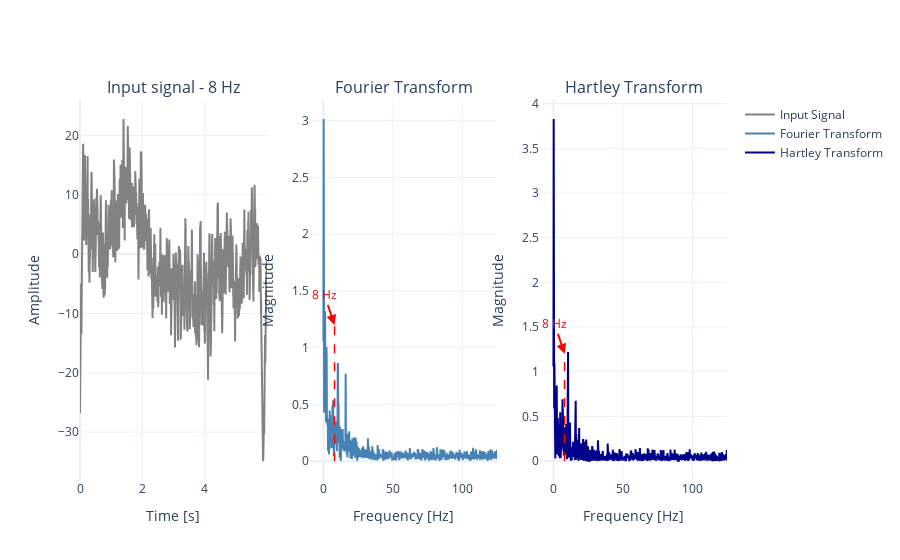
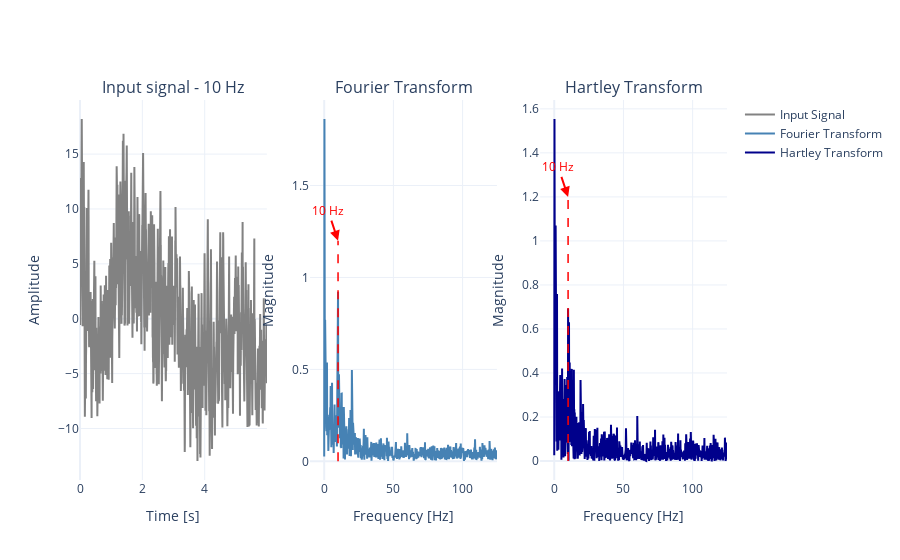
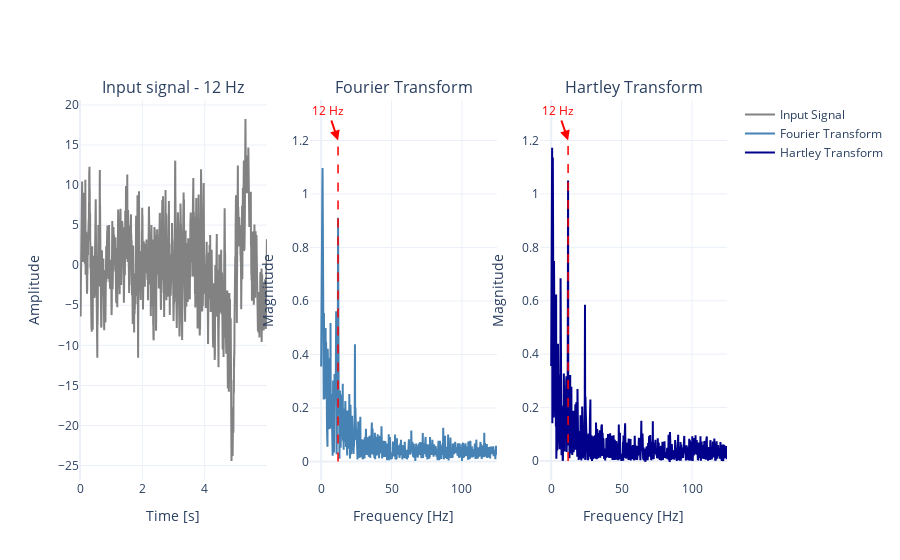
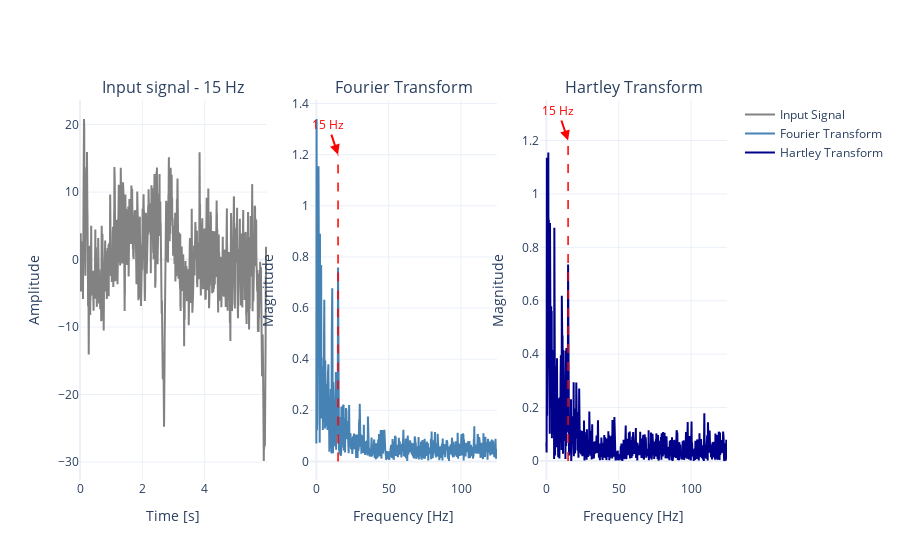

Notebook source saved alongside these figures, in order:
### Markdown cell above
#### Plotting the signal and its Fourier and Hartley Transforms after CAR

### Code cell
s = [signals8, signals10, signals12, signals15]
sf = [8, 10, 12, 15]

for idx, signal in enumerate(s):
    hartley_fourier(signal=np.reshape(signal, (signal.shape[2])), stimulus_frequency=sf[idx], sampling_frequency=250)

### Figure 1 — Plotly figure (JSON) as saved in the notebook; plotly's stock layout.template omitted (floating-point values rounded to 4 significant figures; data arrays with more than 128 entries replaced by an {"elided": "..."} marker saying what was removed)
{"data": [{"line": {"color": "rgb(130, 130, 130)"}, "mode": "lines", "name": "Input Signal", "type": "scatter", "x": {"elided": "1500 float values"}, "xaxis": "x", "y": {"elided": "1500 float values"}, "yaxis": "y"}, {"line": {"color": "rgb(70, 130, 180)"}, "mode": "lines", "name": "Fourier Transform", "type": "scatter", "x": {"elided": "1500 float values"}, "xaxis": "x2", "y": {"elided": "750 float values"}, "yaxis": "y2"}, {"line": {"color": "rgb(0, 0, 139)"}, "mode": "lines", "name": "Hartley Transform", "type": "scatter", "x": {"elided": "1500 float values"}, "xaxis": "x3", "y": {"elided": "750 float values"}, "yaxis": "y3"}], "layout": {"annotations": [{"font": {"size": 16}, "showarrow": false, "text": "Input signal - 8 Hz", "x": 0.1444, "xanchor": "center", "xref": "paper", "y": 1, "yanchor": "bottom", "yref": "paper"}, {"font": {"size": 16}, "showarrow": false, "text": "Fourier Transform", "x": 0.5, "xanchor": "center", "xref": "paper", "y": 1, "yanchor": "bottom", "yref": "paper"}, {"font": {"size": 16}, "showarrow": false, "text": "Hartley Transform", "x": 0.8556, "xanchor": "center", "xref": "paper", "y": 1, "yanchor": "bottom", "yref": "paper"}, {"arrowcolor": "red", "arrowhead": 2, "arrowsize": 1, "arrowwidth": 2, "font": {"color": "red", "size": 12}, "showarrow": true, "text": "8 Hz", "x": 8, "xref": "x2", "y": 1.2, "yref": "y2"}, {"arrowcolor": "red", "arrowhead": 2, "arrowsize": 1, "arrowwidth": 2, "font": {"color": "red", "size": 12}, "showarrow": true, "text": "8 Hz", "x": 8, "xref": "x3", "y": 1.2, "yref": "y3"}], "shapes": [{"line": {"color": "red", "dash": "dash", "width": 1.5}, "type": "line", "x0": 8, "x1": 8, "xref": "x2", "y0": 0, "y1": 1.2, "yref": "y2"}, {"line": {"color": "red", "dash": "dash", "width": 1.5}, "type": "line", "x0": 8, "x1": 8, "xref": "x3", "y0": 0, "y1": 1.2, "yref": "y3"}], "title": {"text": ""}, "xaxis": {"anchor": "y", "domain": [0, 0.2889], "title": {"text": "Time [s]"}}, "xaxis2": {"anchor": "y2", "domain": [0.3556, 0.6444], "title": {"text": "Frequency [Hz]"}}, "xaxis3": {"anchor": "y3", "domain": [0.7111, 1], "title": {"text": "Frequency [Hz]"}}, "yaxis": {"anchor": "x", "domain": [0, 1], "title": {"text": "Amplitude"}}, "yaxis2": {"anchor": "x2", "domain": [0, 1], "title": {"text": "Magnitude"}}, "yaxis3": {"anchor": "x3", "domain": [0, 1], "title": {"text": "Magnitude"}}}}

### Figure 2 — Plotly figure (JSON) as saved in the notebook; plotly's stock layout.template omitted (floating-point values rounded to 4 significant figures; data arrays with more than 128 entries replaced by an {"elided": "..."} marker saying what was removed)
{"data": [{"line": {"color": "rgb(130, 130, 130)"}, "mode": "lines", "name": "Input Signal", "type": "scatter", "x": {"elided": "1500 float values"}, "xaxis": "x", "y": {"elided": "1500 float values"}, "yaxis": "y"}, {"line": {"color": "rgb(70, 130, 180)"}, "mode": "lines", "name": "Fourier Transform", "type": "scatter", "x": {"elided": "1500 float values"}, "xaxis": "x2", "y": {"elided": "750 float values"}, "yaxis": "y2"}, {"line": {"color": "rgb(0, 0, 139)"}, "mode": "lines", "name": "Hartley Transform", "type": "scatter", "x": {"elided": "1500 float values"}, "xaxis": "x3", "y": {"elided": "750 float values"}, "yaxis": "y3"}], "layout": {"annotations": [{"font": {"size": 16}, "showarrow": false, "text": "Input signal - 10 Hz", "x": 0.1444, "xanchor": "center", "xref": "paper", "y": 1, "yanchor": "bottom", "yref": "paper"}, {"font": {"size": 16}, "showarrow": false, "text": "Fourier Transform", "x": 0.5, "xanchor": "center", "xref": "paper", "y": 1, "yanchor": "bottom", "yref": "paper"}, {"font": {"size": 16}, "showarrow": false, "text": "Hartley Transform", "x": 0.8556, "xanchor": "center", "xref": "paper", "y": 1, "yanchor": "bottom", "yref": "paper"}, {"arrowcolor": "red", "arrowhead": 2, "arrowsize": 1, "arrowwidth": 2, "font": {"color": "red", "size": 12}, "showarrow": true, "text": "10 Hz", "x": 10, "xref": "x2", "y": 1.2, "yref": "y2"}, {"arrowcolor": "red", "arrowhead": 2, "arrowsize": 1, "arrowwidth": 2, "font": {"color": "red", "size": 12}, "showarrow": true, "text": "10 Hz", "x": 10, "xref": "x3", "y": 1.2, "yref": "y3"}], "shapes": [{"line": {"color": "red", "dash": "dash", "width": 1.5}, "type": "line", "x0": 10, "x1": 10, "xref": "x2", "y0": 0, "y1": 1.2, "yref": "y2"}, {"line": {"color": "red", "dash": "dash", "width": 1.5}, "type": "line", "x0": 10, "x1": 10, "xref": "x3", "y0": 0, "y1": 1.2, "yref": "y3"}], "title": {"text": ""}, "xaxis": {"anchor": "y", "domain": [0, 0.2889], "title": {"text": "Time [s]"}}, "xaxis2": {"anchor": "y2", "domain": [0.3556, 0.6444], "title": {"text": "Frequency [Hz]"}}, "xaxis3": {"anchor": "y3", "domain": [0.7111, 1], "title": {"text": "Frequency [Hz]"}}, "yaxis": {"anchor": "x", "domain": [0, 1], "title": {"text": "Amplitude"}}, "yaxis2": {"anchor": "x2", "domain": [0, 1], "title": {"text": "Magnitude"}}, "yaxis3": {"anchor": "x3", "domain": [0, 1], "title": {"text": "Magnitude"}}}}

### Figure 3 — Plotly figure (JSON) as saved in the notebook; plotly's stock layout.template omitted (floating-point values rounded to 4 significant figures; data arrays with more than 128 entries replaced by an {"elided": "..."} marker saying what was removed)
{"data": [{"line": {"color": "rgb(130, 130, 130)"}, "mode": "lines", "name": "Input Signal", "type": "scatter", "x": {"elided": "1500 float values"}, "xaxis": "x", "y": {"elided": "1500 float values"}, "yaxis": "y"}, {"line": {"color": "rgb(70, 130, 180)"}, "mode": "lines", "name": "Fourier Transform", "type": "scatter", "x": {"elided": "1500 float values"}, "xaxis": "x2", "y": {"elided": "750 float values"}, "yaxis": "y2"}, {"line": {"color": "rgb(0, 0, 139)"}, "mode": "lines", "name": "Hartley Transform", "type": "scatter", "x": {"elided": "1500 float values"}, "xaxis": "x3", "y": {"elided": "750 float values"}, "yaxis": "y3"}], "layout": {"annotations": [{"font": {"size": 16}, "showarrow": false, "text": "Input signal - 12 Hz", "x": 0.1444, "xanchor": "center", "xref": "paper", "y": 1, "yanchor": "bottom", "yref": "paper"}, {"font": {"size": 16}, "showarrow": false, "text": "Fourier Transform", "x": 0.5, "xanchor": "center", "xref": "paper", "y": 1, "yanchor": "bottom", "yref": "paper"}, {"font": {"size": 16}, "showarrow": false, "text": "Hartley Transform", "x": 0.8556, "xanchor": "center", "xref": "paper", "y": 1, "yanchor": "bottom", "yref": "paper"}, {"arrowcolor": "red", "arrowhead": 2, "arrowsize": 1, "arrowwidth": 2, "font": {"color": "red", "size": 12}, "showarrow": true, "text": "12 Hz", "x": 12, "xref": "x2", "y": 1.2, "yref": "y2"}, {"arrowcolor": "red", "arrowhead": 2, "arrowsize": 1, "arrowwidth": 2, "font": {"color": "red", "size": 12}, "showarrow": true, "text": "12 Hz", "x": 12, "xref": "x3", "y": 1.2, "yref": "y3"}], "shapes": [{"line": {"color": "red", "dash": "dash", "width": 1.5}, "type": "line", "x0": 12, "x1": 12, "xref": "x2", "y0": 0, "y1": 1.2, "yref": "y2"}, {"line": {"color": "red", "dash": "dash", "width": 1.5}, "type": "line", "x0": 12, "x1": 12, "xref": "x3", "y0": 0, "y1": 1.2, "yref": "y3"}], "title": {"text": ""}, "xaxis": {"anchor": "y", "domain": [0, 0.2889], "title": {"text": "Time [s]"}}, "xaxis2": {"anchor": "y2", "domain": [0.3556, 0.6444], "title": {"text": "Frequency [Hz]"}}, "xaxis3": {"anchor": "y3", "domain": [0.7111, 1], "title": {"text": "Frequency [Hz]"}}, "yaxis": {"anchor": "x", "domain": [0, 1], "title": {"text": "Amplitude"}}, "yaxis2": {"anchor": "x2", "domain": [0, 1], "title": {"text": "Magnitude"}}, "yaxis3": {"anchor": "x3", "domain": [0, 1], "title": {"text": "Magnitude"}}}}

### Figure 4 — Plotly figure (JSON) as saved in the notebook; plotly's stock layout.template omitted (floating-point values rounded to 4 significant figures; data arrays with more than 128 entries replaced by an {"elided": "..."} marker saying what was removed)
{"data": [{"line": {"color": "rgb(130, 130, 130)"}, "mode": "lines", "name": "Input Signal", "type": "scatter", "x": {"elided": "1500 float values"}, "xaxis": "x", "y": {"elided": "1500 float values"}, "yaxis": "y"}, {"line": {"color": "rgb(70, 130, 180)"}, "mode": "lines", "name": "Fourier Transform", "type": "scatter", "x": {"elided": "1500 float values"}, "xaxis": "x2", "y": {"elided": "750 float values"}, "yaxis": "y2"}, {"line": {"color": "rgb(0, 0, 139)"}, "mode": "lines", "name": "Hartley Transform", "type": "scatter", "x": {"elided": "1500 float values"}, "xaxis": "x3", "y": {"elided": "750 float values"}, "yaxis": "y3"}], "layout": {"annotations": [{"font": {"size": 16}, "showarrow": false, "text": "Input signal - 15 Hz", "x": 0.1444, "xanchor": "center", "xref": "paper", "y": 1, "yanchor": "bottom", "yref": "paper"}, {"font": {"size": 16}, "showarrow": false, "text": "Fourier Transform", "x": 0.5, "xanchor": "center", "xref": "paper", "y": 1, "yanchor": "bottom", "yref": "paper"}, {"font": {"size": 16}, "showarrow": false, "text": "Hartley Transform", "x": 0.8556, "xanchor": "center", "xref": "paper", "y": 1, "yanchor": "bottom", "yref": "paper"}, {"arrowcolor": "red", "arrowhead": 2, "arrowsize": 1, "arrowwidth": 2, "font": {"color": "red", "size": 12}, "showarrow": true, "text": "15 Hz", "x": 15, "xref": "x2", "y": 1.2, "yref": "y2"}, {"arrowcolor": "red", "arrowhead": 2, "arrowsize": 1, "arrowwidth": 2, "font": {"color": "red", "size": 12}, "showarrow": true, "text": "15 Hz", "x": 15, "xref": "x3", "y": 1.2, "yref": "y3"}], "shapes": [{"line": {"color": "red", "dash": "dash", "width": 1.5}, "type": "line", "x0": 15, "x1": 15, "xref": "x2", "y0": 0, "y1": 1.2, "yref": "y2"}, {"line": {"color": "red", "dash": "dash", "width": 1.5}, "type": "line", "x0": 15, "x1": 15, "xref": "x3", "y0": 0, "y1": 1.2, "yref": "y3"}], "title": {"text": ""}, "xaxis": {"anchor": "y", "domain": [0, 0.2889], "title": {"text": "Time [s]"}}, "xaxis2": {"anchor": "y2", "domain": [0.3556, 0.6444], "title": {"text": "Frequency [Hz]"}}, "xaxis3": {"anchor": "y3", "domain": [0.7111, 1], "title": {"text": "Frequency [Hz]"}}, "yaxis": {"anchor": "x", "domain": [0, 1], "title": {"text": "Amplitude"}}, "yaxis2": {"anchor": "x2", "domain": [0, 1], "title": {"text": "Magnitude"}}, "yaxis3": {"anchor": "x3", "domain": [0, 1], "title": {"text": "Magnitude"}}}}
